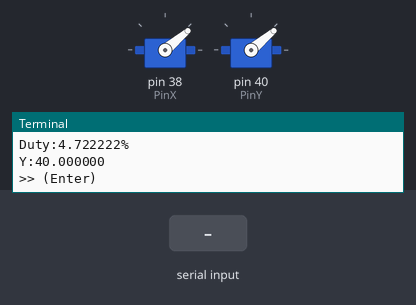
A program run on a simulated Raspberry Pi (header pin numbers). Shown: 2 × servo, the last lines printed to the terminal. The test bench sets the inputs (shaded band). Servo angles are drawn from the pulse width (0.5 ms = 0°, 2.5 ms = 180°).

Above: at 2.4 s.
2.5 s: "UP" typed at the terminal, then Enter
At 3.6 s:
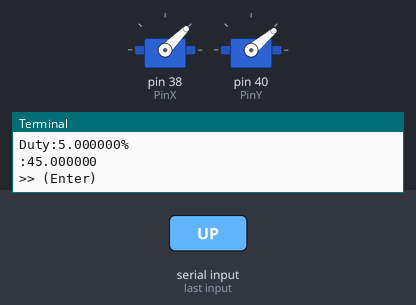
4.0 s: "LEFT" typed at the terminal, then Enter
At 4.8 s:
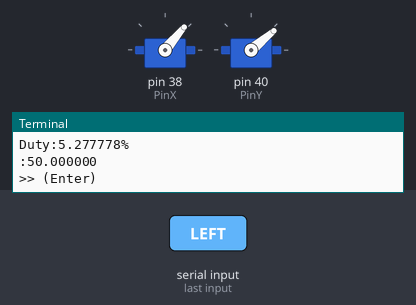
5.5 s: "DOWN" typed at the terminal, then Enter
At 5.9 s:
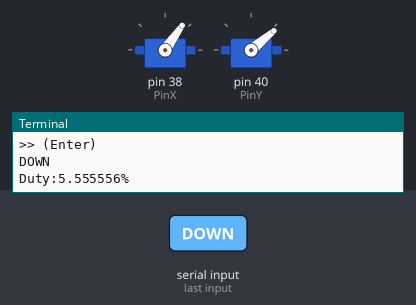
7.0 s: "RIGHT" typed at the terminal, then Enter
At 8.3 s:
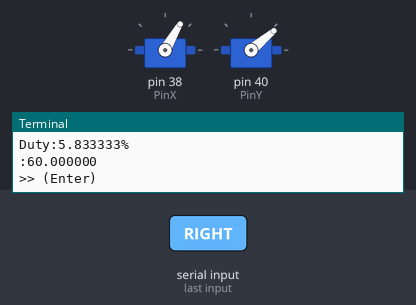
Timing chart, 0 to 9.5 s (numbered marks = the images above; inputs shaded):
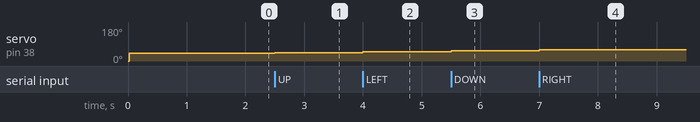

The program:

CameraTerrace.py
```python
#!/usr/bin/python
#coding:utf-8
import RPi.GPIO as GPIO
import time
PinX = 38
PinY = 40

GPIO.setwarnings(False)
GPIO.setmode(GPIO.BOARD)

class CameraTerrace:
	def __init__(self):
		GPIO.setup(PinX,GPIO.OUT)
		GPIO.setup(PinY,GPIO.OUT)
		self.pwmX = GPIO.PWM(PinX,50) 	# 50Hz
		self.pwmX.start(2.5)		    # Duty: 0% or 2.5% --> Angle: 0°
		self.pwmY = GPIO.PWM(PinY,50)
		self.pwmY.start(2.5)
		time.sleep(0.02)
		self.rx = 40.0
		self.ry = 40.0
		self.MoveX()

		self.MoveY()

	def Left(self):
		angle = self.rx + 5.0
		if(self.ValidateAngleX(angle)==False):
			return
		self.rx = angle
		self.MoveX()

	def Right(self):
		angle = self.rx - 5.0
		if(self.ValidateAngleX(angle)==False):
			return
		self.rx = angle
		self.MoveX()

	def Up(self):
		angle = self.ry - 5.0
		if(self.ValidateAngleY(angle)==False):
			return
		self.ry = angle
		self.MoveY()

	def Down(self):
		angle = self.ry + 5.0
		if(self.ValidateAngleY(angle)==False):
			return
		self.ry = angle
		self.MoveY()

	def MoveX(self):
		self.SetAngle(PinX,self.pwmX,self.rx)
		print (":%f" % self.rx)

	def MoveY(self):
		self.SetAngle(PinY,self.pwmY,self.ry)
		print ("Y:%f" % self.ry)

	def SetAngle(self,servoPin,pwm,angle:float):
		'''
		SG90 Total T is 20ms (50Hz)
		High T			Angle    DutyCycle
		0.5ms-------------0°	   2.5%
		1.0ms------------45°	   5.0%
		1.5ms------------90°	   7.5%
		2.0ms-----------135°	  10.0%
		2.5ms-----------180°	  12.5%
		'''
		duty =  angle/360*20 + 2.5
		print ("Duty:%f%%" % duty)
		# GPIO.output(servoPin, True)
		pwm.ChangeDutyCycle(duty)
		time.sleep(0.5)
		# GPIO.output(servoPin, False)
		pwm.ChangeDutyCycle(0)  # 停止PWM
		time.sleep(0.1)

	def ValidateAngleX(self,angle:float):
		if angle<-5 or angle>75:
			print ("Angle must be [-5,75]")
			return False
		return True

	def ValidateAngleY(self,angle:float):
		if angle<-10 or angle>105:
			print ("Angle must be [-10,105]")
			return False
		return True

	def SendCmd(self,cmd):
		try:
			if(cmd.upper() == 'UP'):
				self.Up()
			elif(cmd.upper() == 'LEFT'):
				self.Left()
			elif(cmd.upper() == 'DOWN'):
				self.Down()
			elif(cmd.upper() == 'RIGHT'):
				self.Right()
		except KeyboardInterrupt:
			self.pwmX.stop()
			self.pwmY.stop()
			GPIO.cleanup()

if __name__ == "__main__":
	try:
		t = CameraTerrace()
		for i in range(0,180):
			input(">> (Enter)")
			t.SendCmd('LEFT')

		# while True:
		# 	ch = input(">>")
		# 	t.SendCmd(ch)
	except KeyboardInterrupt:
		pass
		GPIO.cleanup()
```

Measured:
- after the input at 2.5 s, servo on pin 38 (PinX): 40° → 45° at once
- after the input at 4.0 s, servo on pin 38 (PinX): 45° → 50° at once
- after the input at 5.5 s, servo on pin 38 (PinX): 50° → 55° at once
- after the input at 7.0 s, servo on pin 38 (PinX): 55° → 60° at once
